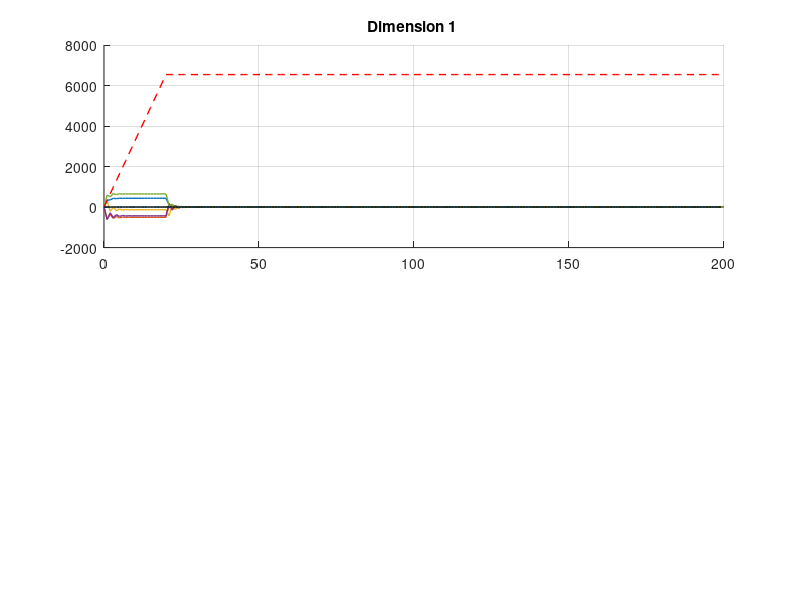

Write MATLAB code to recreate this figure. (Note: this script raises an error after producing the figure.)
clear; close all;

%% 参数
n = 5;          % 智能体数量
d = 2;          % 状态维度
T_total = 200;   % 总仿真步数
rng(7);         % 固定随机种子
T = 20;          % 扰动时间


% 监听参数设置
e = 0.9;                % 监听系数
listen_agent = 1;        % 监听目标


load('A.mat');
load('adj.mat');

% %% 生成连通无向图（环形拓扑）
% adj = circshift(eye(n),1) + circshift(eye(n),-1);
% adj = double(adj > 0);
% 
% % 生成双随机矩阵权重
% alpha = zeros(n,n);
% adj_degrees = sum(adj,2);
% for i = 1:n
%     neighbors = find(adj(i,:));
%     alpha(i,neighbors) = 1./adj_degrees(i);
% end
% % Sinkhorn平衡
% for iter = 1:100
%     alpha = alpha ./ sum(alpha,2); 
%     alpha = alpha ./ sum(alpha,1); 
% end
% % 转换为矩阵权重
% A = cell(n,n);
% for i = 1:n
%     for j = 1:n
%         A{i,j} = alpha(i,j)*eye(d);
%     end
% end

% Tij_matrix = randi([3,5],n,n); % 各边扰动时间
% T = max(Tij_matrix(:));        % 最大扰动时间步

%% 初始化状态
% x_ave = repmat([3,3], n, 1);   % 目标平均值
x = zeros(n,d,T_total);      % 状态存储
x(:,:,1) = [1,2; 2,4; 4,3; 3,2; 5,4]; % 初始状态

x_ave = mean(x(:,:,1));

z = zeros(d, T_total); % 监听变量初始化
% noise = zeros(n, n, d, T);
z(:,1) = x(1,:,1) - rand; % 初始


%% 主循环
tic;
for t = 1:T_total
    % -----当前时刻  exchange information
    S = cell(n,n);
    for i = 1:n
        neighbors = find(adj(i,:));
        for j = neighbors
            
            if t == 1
                load('noise11.mat');
                S{i,j} = x(i,:,t) + noise(i,j);
            else,if t <= T && t~=1
                %load('noise1.mat');
                 noise(i,j,:,t) = (rand(1,d)-0.5); % 噪声
                S{i,j} = x(i,:,t) + noise(i,j);   % 扰动 i-->j
                else
                S{i,j} = x(i,:,t);           % 无噪声信息
                end
            end
        end
    end
    
    % --------- 状态更新
    x_new = x(:,:,t);
    for i = 1:n
        delta = zeros(1,d);     %储存每次迭代
        neighbors = find(adj(i,:));
        for j = neighbors
            % 使用 邻居 通信信息
            s_ij = S{j,i};  % sij： i收到的邻居j的信息
            s_ji = S{i,j};  %i -->j
            
            delta = delta + (A{i,j} * (s_ij - s_ji)')';
        end
        x_new(i,:) = x_new(i,:) + e*delta; % t 时刻 的
    end
        x(:,:,t+1) = x_new;
    
        % --------- 监听计算

        sum_z = zeros(d,1);
        neighbors = find(adj(listen_agent,:)); % 获取监听目标的邻居
        for j = neighbors 
           % 矩阵权重 A{listen_agent,j}是d×d矩阵
           % ∑ A_1j(x_j^+[k] - x1^+[k])
            term = (A{listen_agent, j}) * (x(j,:,t) - x(listen_agent,:,t))';
            sum_z = sum_z + term;
        
        end
        
        % 监听更新公式
        z(:,t+1) = z(:,t) + x(listen_agent,:,t+1)' - x(listen_agent,:,t)' - e * sum_z;
     
end
liserror = x(1,:,200)-z(:,200);
disp('listen error:');
disp(liserror);
averror = x(1,:,200)-x_ave;
disp('average error:');
disp(averror);
toc;
%% 可视化
figure;

% ========== 维度1对比 ==========
subplot(2,1,1); 
hold on; grid on;
colors = lines(n); % 生成n种颜色的矩阵
for i = 1:n
    dim1 = squeeze(x(i,1,:)); % 提取第i个智能体的维度1
    plot(0:T_total, dim1, 'LineWidth', 1, 'Color', colors(i,:));
end


%yline(3, 'k--', 'LineWidth', 1); % 标注目标值3


% 绘制维度1监听值
 plot(0:T_total, z(1,:), 'r--', 'LineWidth', 1,...
    'DisplayName','Z');

 % 1节点1维初始值
plot(0:T_total-1, x(1,1,1)*ones(1,T_total),'-.','LineWidth',1);
% 标注理论平均值
plot(0:T_total-1,x_ave(1,1)*ones(1,T_total), 'k-', 'LineWidth', 1,...
    'DisplayName','Average Value');

title('Dimension 1 ');
ylabel('$x_{i1}(t)$',Interpreter='latex');
xlabel('t');

% ========== 维度2对比 ========== 
subplot(2,1,2);
hold on; grid on;
colors = lines(n); % 生成n种颜色的矩阵
for i = 1:n
    dim1 = squeeze(x(i,2,:)); % 提取第i个智能体的维度1
    plot(0:T_total, dim1, 'LineWidth', 1, 'Color', colors(i,:));
end

% 绘制维度2监听值
plot(0:T_total, z(2,:),'r--','LineWidth',1);
% 1节点 2维初始值
plot(0:T_total-1, x(1,2,1)*ones(1,T_total),'-.','LineWidth',1);

% 标注理论平均值
plot(0:T_total-1,x_ave(1,2)*ones(1,T_total), 'k-', 'LineWidth', 1,...
    'DisplayName','Average Value');

title('Dimension 2 ');
ylabel('$x_{i2}(t)$',Interpreter='latex');
xlabel('t');
